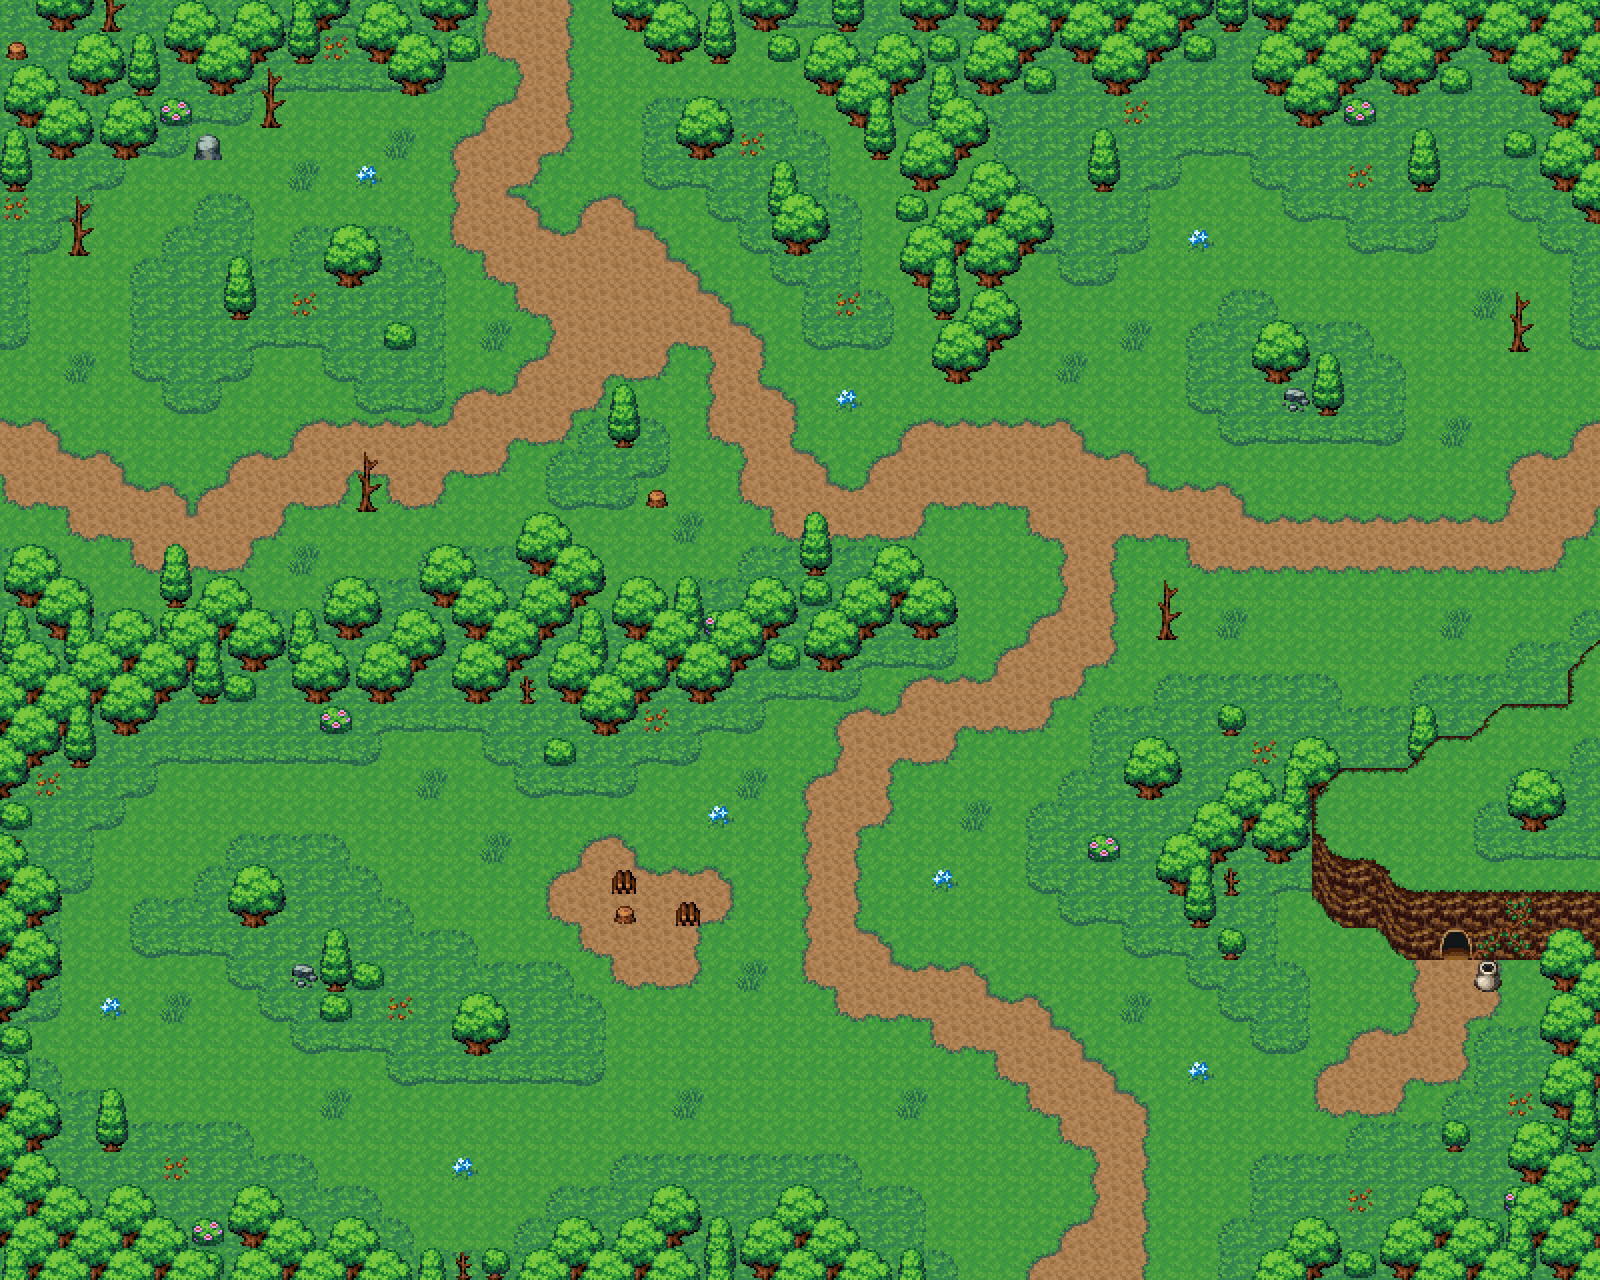

This game map was drawn from its Tiled (.tmx) file and the tilesets committed beside it. A one-line description and the trimmed map source follow:
An orthogonal 50x40 tile map with 32x32 px tiles, 3 tile layers (Ground, Ground Details, Sky), 1 hidden layer not drawn, 2 tilesets.

<map version="1.10" tiledversion="1.11.2" orientation="orthogonal" renderorder="right-down" width="50" height="40" tilewidth="32" tileheight="32" infinite="0" nextlayerid="6" nextobjectid="1">
 <properties>
  <property name="name" value="Test Forest" />
  <property name="pvp_enabled" type="bool" value="false" />
  <property name="up" value="Town.tmx" />
 </properties>
 <tileset firstgid="1" source="Meta.tsx" />
 <tileset firstgid="17" source="Terrain.tsx" />
 <layer id="5" name="Ground" width="50" height="40">
  <data>[2000 cells, 2000 non-empty, 38 distinct tile ids]</data>
 </layer>
 <layer id="2" name="Ground Details" width="50" height="40">
  <data>[2000 cells, 407 non-empty, 21 distinct tile ids]</data>
 </layer>
 <layer id="3" name="Sky" width="50" height="40">
  <properties>
   <property name="draw_over_actors" type="bool" value="true" />
  </properties>
  <data>[2000 cells, 322 non-empty, 7 distinct tile ids]</data>
 </layer>
 <layer id="4" name="Meta" width="50" height="40" visible="0">
  <data>[2000 cells, 468 non-empty, 1 distinct tile ids]</data>
 </layer>
</map>
